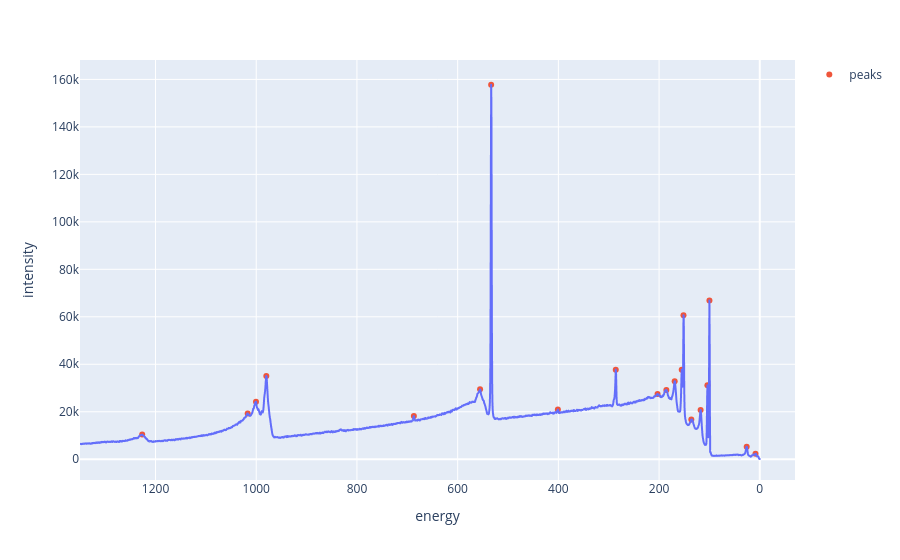

Notebook code for this chart:
### Markdown cell above
We can now visualize our peak locations using plotly.

### Code cell
fig = px.line(wide_scan, x="energy", y="intensity")
fig.add_scatter(x=peaks["energy"], y=peaks["intensity"], 
                mode="markers", 
                name="peaks")
fig.update_xaxes(autorange="reversed")   
fig.show()

### Figure 1 — Plotly figure (JSON) as saved in the notebook; plotly's stock layout.template omitted (floating-point values rounded to 4 significant figures; data arrays with more than 128 entries replaced by an {"elided": "..."} marker saying what was removed)
{"data": [{"hovertemplate": "energy=%{x}<br>intensity=%{y}<extra></extra>", "legendgroup": "", "line": {"color": "#636efa", "dash": "solid"}, "marker": {"symbol": "circle"}, "mode": "lines", "name": "", "showlegend": false, "type": "scattergl", "x": {"elided": "2701 float values"}, "xaxis": "x", "y": {"elided": "2701 float values"}, "yaxis": "y"}, {"mode": "markers", "name": "peaks", "type": "scatter", "x": [1226.0, 1017.0, 1000.0, 980.0, 687.0, 555.5, 533.5, 401.0, 286.0, 203.0, 185.5, 169.0, 155.0, 151.5, 136.0, 117.5, 104.0, 100.0, 26.0, 8.5], "y": [10370.0, 19280.0, 24230.0, 35060.0, 18180.0, 29430.0, 157800.0, 20930.0, 37740.0, 27500.0, 29160.0, 32890.0, 37740.0, 60640.0, 16720.0, 20700.0, 31110.0, 66900.0, 5284.0, 2317.0]}], "layout": {"legend": {"tracegroupgap": 0}, "margin": {"t": 60}, "xaxis": {"anchor": "y", "autorange": "reversed", "domain": [0.0, 1.0], "title": {"text": "energy"}}, "yaxis": {"anchor": "x", "domain": [0.0, 1.0], "title": {"text": "intensity"}}}}
